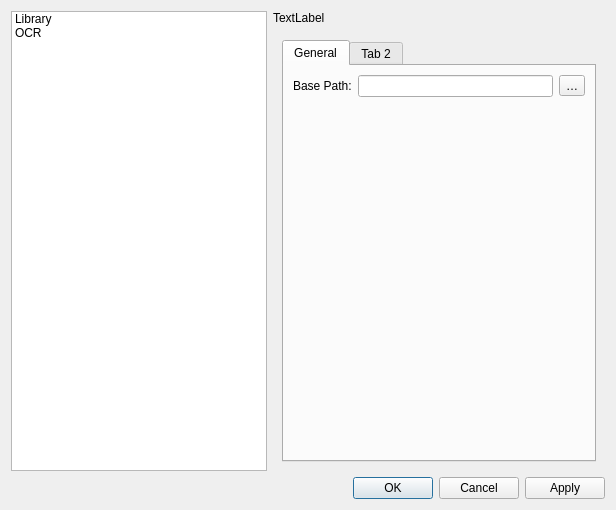
<?xml version="1.0" encoding="UTF-8"?>
<ui version="4.0">
 <class>SettingsDialog</class>
 <widget class="QDialog" name="SettingsDialog">
  <property name="geometry">
   <rect>
    <x>0</x>
    <y>0</y>
    <width>616</width>
    <height>510</height>
   </rect>
  </property>
  <property name="windowTitle">
   <string>Dialog</string>
  </property>
  <layout class="QVBoxLayout" name="verticalLayout_3">
   <item>
    <layout class="QHBoxLayout" name="horizontalLayout">
     <item>
      <widget class="QListWidget" name="listWidgetCategory">
       <property name="sizePolicy">
        <sizepolicy hsizetype="Minimum" vsizetype="Expanding">
         <horstretch>0</horstretch>
         <verstretch>0</verstretch>
        </sizepolicy>
       </property>
       <item>
        <property name="text">
         <string>Library</string>
        </property>
       </item>
       <item>
        <property name="text">
         <string>OCR</string>
        </property>
       </item>
      </widget>
     </item>
     <item>
      <layout class="QVBoxLayout" name="verticalLayout_2">
       <item>
        <widget class="QLabel" name="labelPageTitle">
         <property name="text">
          <string>TextLabel</string>
         </property>
        </widget>
       </item>
       <item>
        <widget class="QStackedWidget" name="stackedWidgetPage">
         <property name="sizePolicy">
          <sizepolicy hsizetype="Expanding" vsizetype="Preferred">
           <horstretch>0</horstretch>
           <verstretch>0</verstretch>
          </sizepolicy>
         </property>
         <widget class="QWidget" name="page">
          <layout class="QVBoxLayout" name="verticalLayout">
           <item>
            <widget class="QTabWidget" name="tabWidget">
             <property name="currentIndex">
              <number>0</number>
             </property>
             <widget class="QWidget" name="tab">
              <attribute name="title">
               <string>General</string>
              </attribute>
              <layout class="QFormLayout" name="formLayout">
               <item row="0" column="0">
                <widget class="QLabel" name="label">
                 <property name="text">
                  <string>Base Path:</string>
                 </property>
                </widget>
               </item>
               <item row="0" column="1">
                <layout class="QHBoxLayout" name="horizontalLayout_2">
                 <item>
                  <widget class="QLineEdit" name="lineEditBasePath"/>
                 </item>
                 <item>
                  <widget class="QToolButton" name="toolButtonBasePath">
                   <property name="text">
                    <string>…</string>
                   </property>
                  </widget>
                 </item>
                </layout>
               </item>
              </layout>
             </widget>
             <widget class="QWidget" name="tab_2">
              <attribute name="title">
               <string>Tab 2</string>
              </attribute>
             </widget>
            </widget>
           </item>
          </layout>
         </widget>
         <widget class="QWidget" name="page_2"/>
        </widget>
       </item>
      </layout>
     </item>
    </layout>
   </item>
   <item>
    <widget class="QDialogButtonBox" name="buttonBox">
     <property name="orientation">
      <enum>Qt::Horizontal</enum>
     </property>
     <property name="standardButtons">
      <set>QDialogButtonBox::Apply|QDialogButtonBox::Cancel|QDialogButtonBox::Ok</set>
     </property>
    </widget>
   </item>
  </layout>
 </widget>
 <resources/>
 <connections>
  <connection>
   <sender>buttonBox</sender>
   <signal>accepted()</signal>
   <receiver>SettingsDialog</receiver>
   <slot>accept()</slot>
   <hints>
    <hint type="sourcelabel">
     <x>248</x>
     <y>254</y>
    </hint>
    <hint type="destinationlabel">
     <x>157</x>
     <y>274</y>
    </hint>
   </hints>
  </connection>
  <connection>
   <sender>buttonBox</sender>
   <signal>rejected()</signal>
   <receiver>SettingsDialog</receiver>
   <slot>reject()</slot>
   <hints>
    <hint type="sourcelabel">
     <x>316</x>
     <y>260</y>
    </hint>
    <hint type="destinationlabel">
     <x>286</x>
     <y>274</y>
    </hint>
   </hints>
  </connection>
 </connections>
</ui>
